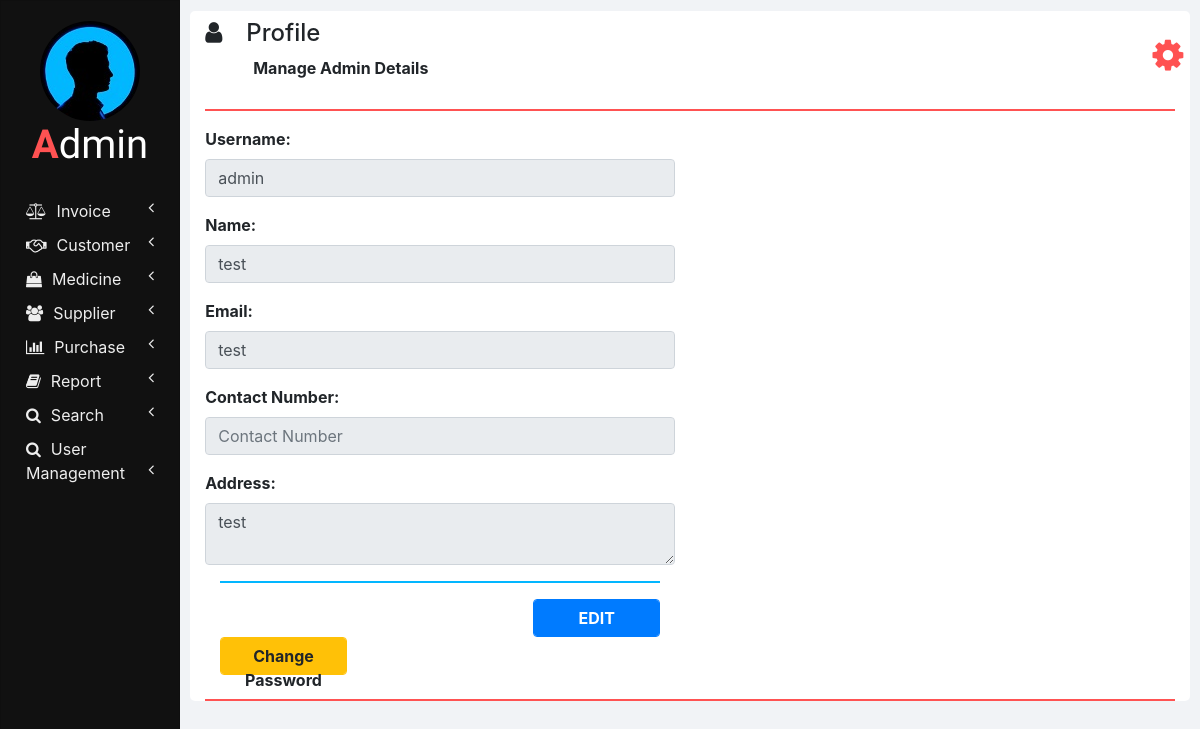
The page /my_profile.php on the database its author committed.
### tables this page shows
CREATE TABLE `admin_credentials` (
  `USERNAME` varchar(50) NOT NULL,
  `PASSWORD` varchar(50) NOT NULL,
  `email` varchar(255) DEFAULT NULL,
  `contact_number` varchar(15) DEFAULT NULL,
  `alternative_number` varchar(15) DEFAULT NULL,
  `role` varchar(50) DEFAULT NULL,
  `created_by` varchar(50) DEFAULT NULL,
  `created_time` datetime DEFAULT NULL,
  `id` int(11) NOT NULL,
  `name` varchar(100) DEFAULT NULL,
  `address` varchar(255) DEFAULT NULL,
  `IS_LOGGED_IN` tinyint(1) DEFAULT NULL
);

### my_profile.php (the view, shortened to what this page needs)
<!DOCTYPE html>
<html lang="en" dir="ltr">
<head>
    <link rel="stylesheet" href="bootstrap/css/bootstrap.min.css">
    <link rel="stylesheet" href="https://use.fontawesome.com/releases/v5.3.1/css/all.css">
    <link rel="stylesheet" href="https://cdnjs.cloudflare.com/ajax/libs/font-awesome/4.7.0/css/font-awesome.min.css">
    <link rel="stylesheet" href="css/sidenav.css">
    <link rel="stylesheet" href="css/home.css">
</head>
<body>
    <div class="container-fluid">
        <div class="container">
            <?php
                require "php/header.php";
                require "php/db_connection.php";
                if ($con) {
                    $username = "admin";
                    $query = "SELECT * FROM admin_credentials WHERE username = '$username'";
                    $result = mysqli_query($con, $query);
                    $row = mysqli_fetch_array($result);
                    $pharmacy_name = $row['name'] ?? "test";
                    $address = $row['address'] ?? "test";
                    $email = $row['email'] ?? "test";
                    $contact_number = $row['contact_number'] ?? "test";
                    $username = $row['USERNAME'] ?? "test";
                }
            ?>
            <div class="row">
                <div class="col-md-6">
                        <div class="form-group">
                        <label for="username" class="font-weight-bold">Username:</label>
                        <input id="username" type="text" class="form-control" value="<?php echo htmlspecialchars($username); ?>" placeholder="Username" onkeyup="notNull(this.value, 'username_error');" disabled>
                    </div>
                    <div class="form-group">
                        <label for="pharmacy_name" class="font-weight-bold">Name:</label>
                        <input id="pharmacy_name" type="text" class="form-control" value="<?php echo htmlspecialchars($pharmacy_name); ?>" placeholder="Pharmacy Name" onkeyup="validateName(this.value, 'pharmacy_name_error');" disabled>
                    </div>
                    <div class="form-group">
                        <label for="email" class="font-weight-bold">Email:</label>
                        <input id="email" type="email" class="form-control" value="<?php echo htmlspecialchars($email); ?>" placeholder="Email" onkeyup="notNull(this.value, 'email_error');" disabled>
                    </div>
                    <div class="form-group">
                        <label for="contact_number" class="font-weight-bold">Contact Number:</label>
                        <input id="contact_number" type="number" class="form-control" value="<?php echo htmlspecialchars($contact_number); ?>" placeholder="Contact Number" onkeyup="validateContactNumber(this.value, 'contact_number_error');" disabled>
                    </div>
                    <div class="form-group">
                        <label for="address" class="font-weight-bold">Address:</label>
                        <textarea id="address" class="form-control" placeholder="Address" onkeyup="validateAddress(this.value, 'address_error');" style="max-height: 100px;" disabled><?php echo htmlspecialchars($address); ?></textarea>
                    </div>
                    <div class="col-md-12">
                        <hr style="border-top: 2px solid #02b6ff;">
                    </div>
                    <div class="row m-auto" id="edit">
                        <div class="col-md-4 offset-md-8">
                            <button class="btn btn-primary form-control font-weight-bold" onclick="edit();">EDIT</button>
                        </div>
                        <div class="col-md-4">
                            <a href="change_password.php" class="btn btn-warning form-control font-weight-bold">Change Password</a>
                        </div>
                    </div>
                </div>
            </div>
            <hr style="border-top: 2px solid #ff5252;">
        </div>
    </div>
</body>
</html>

### css/sidenav.css (style rules this page uses)
body { background-color: #f1f3f6; }
.sidenav { width: 15%; height: 100vh; background-color: #222222; position: fixed; z-index: 1; flex: 1 0 auto; }
.card { width: 100%; height: 100%; top: 0; border-radius: 0; background-color: #111111; }
.logo .logo-caption { font-family: 'Poiret One', cursive; color: #ffffff; text-align: center; margin-bottom: 25px; }
.logo .profile { margin-left: 50%; border-radius: 50%; transform: translate(-50%); }
.logo .tweak { color: #ff5252; font-weight: bold; }
.main-menu-item { padding: 5px 5px; cursor: pointer; }
.main-menu-item > a { color: #eeeeee; text-decoration: none; font-size: 16px; }
.main-menu-item > a > span { margin-left: 10px; }

### css/home.css (style rules this page uses)
html, body { height: 100vh; }
.container-fluid { margin-left: 15%; width: 85%; background: #f1f3f6; padding: 1px 0 0 0; flex: 1 0 auto; }
.container { margin: 0; max-width: 98%; margin: 1%; background-color: #ffffff; border-radius: 5px; }
input[type=number] { -moz-appearance: textfield; }

### rows shown on the page
admin_credentials: USERNAME "admin", name "test", email "test", address "test"

### other values the page prints
$heading "Profile"
$sub_heading "Manage Admin Details"
